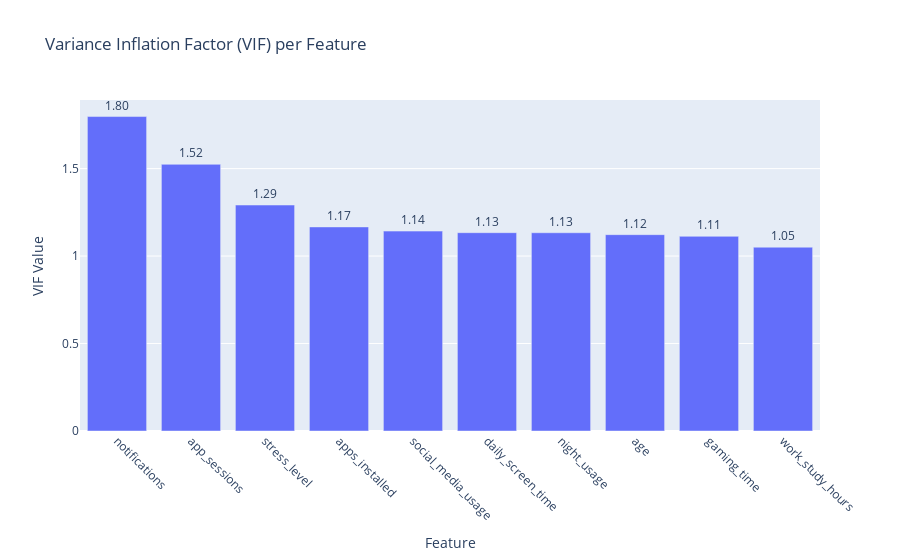

The notebook cell this image was saved under:
### Code cell
from statsmodels.stats.outliers_influence import variance_inflation_factor
from statsmodels.tools.tools import add_constant

# Drop the target column
dfcopy = df.drop('addicted', axis=1)

# Add constant
df_with_const = add_constant(dfcopy)

# Calculate VIF
vif_data = pd.DataFrame()
vif_data['feature'] = df_with_const.columns
vif_data['VIF'] = [variance_inflation_factor(df_with_const.values, i) for i in range(df_with_const.shape[1])]
# Remove the constant column
vif_data = vif_data[vif_data['feature'] != 'const']
# Bar chart for VIF values
fig = px.bar(vif_data.sort_values('VIF', ascending=False), 
             x='feature', y='VIF', 
             title='Variance Inflation Factor (VIF) per Feature',
             text='VIF')
fig.update_traces(texttemplate='%{text:.2f}', textposition='outside')
fig.update_layout(xaxis_tickangle=45, yaxis_title='VIF Value', xaxis_title='Feature')
fig.show()

### Figure 1 — Plotly figure (JSON) as saved in the notebook; plotly's stock layout.template omitted (floating-point values rounded to 4 significant figures)
{"data": [{"alignmentgroup": "True", "hovertemplate": "feature=%{x}<br>VIF=%{text}<extra></extra>", "legendgroup": "", "marker": {"color": "#636efa", "pattern": {"shape": ""}}, "name": "", "offsetgroup": "", "orientation": "v", "showlegend": false, "text": [1.798, 1.524, 1.292, 1.167, 1.143, 1.134, 1.133, 1.122, 1.113, 1.051], "textposition": "outside", "texttemplate": "%{text:.2f}", "type": "bar", "x": ["notifications", "app_sessions", "stress_level", "apps_installed", "social_media_usage", "daily_screen_time", "night_usage", "age", "gaming_time", "work_study_hours"], "xaxis": "x", "y": [1.798, 1.524, 1.292, 1.167, 1.143, 1.134, 1.133, 1.122, 1.113, 1.051], "yaxis": "y"}], "layout": {"barmode": "relative", "legend": {"tracegroupgap": 0}, "title": {"text": "Variance Inflation Factor (VIF) per Feature"}, "xaxis": {"anchor": "y", "domain": [0, 1], "tickangle": 45, "title": {"text": "Feature"}}, "yaxis": {"anchor": "x", "domain": [0, 1], "title": {"text": "VIF Value"}}}}
